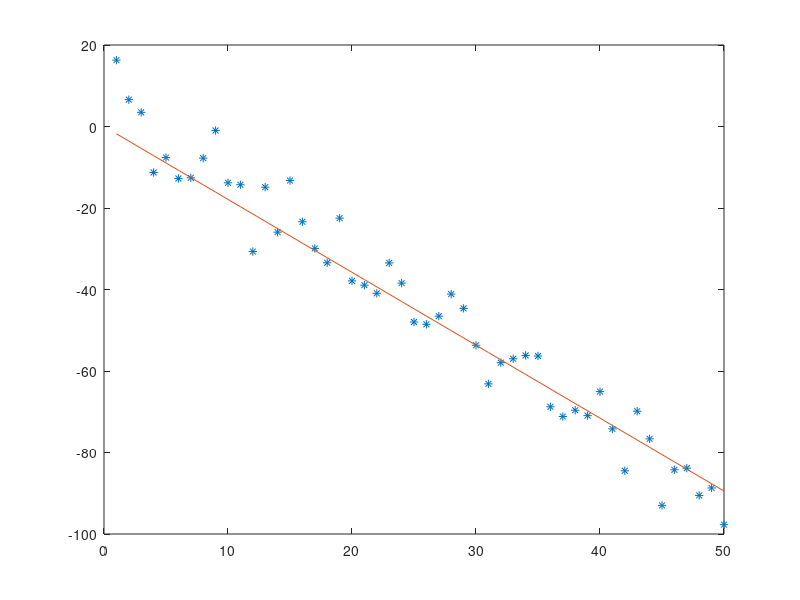
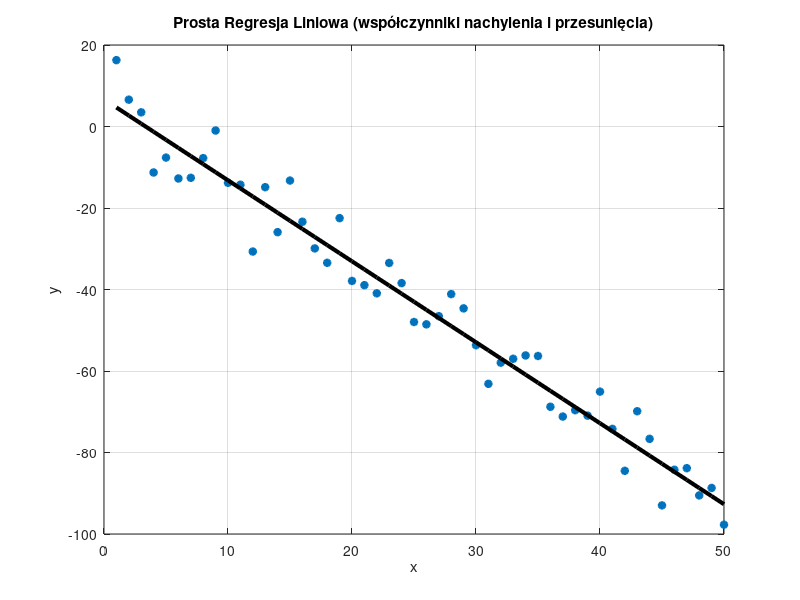
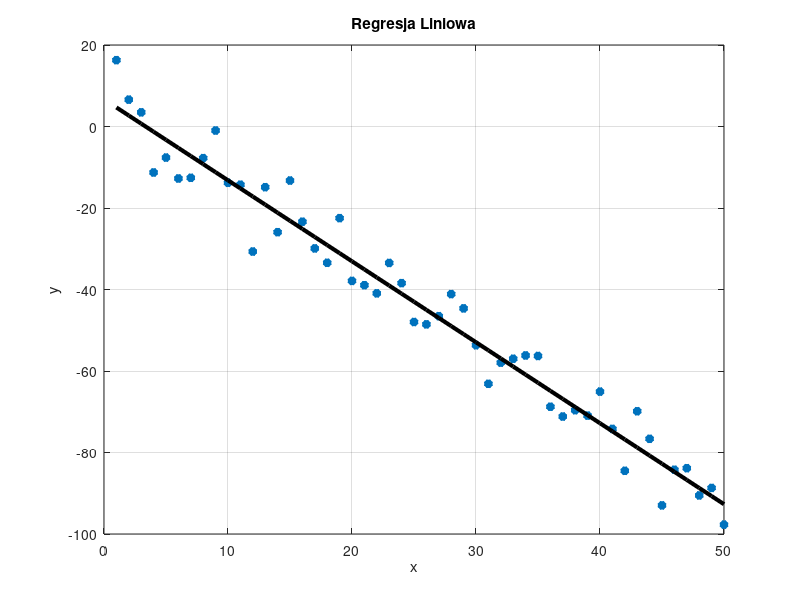

MATLAB code for these plots, in order:
% Czyszczenie zmiennych, zamknięcie okien i wyczyszczenie konsoli
clearvars
close all
clc

% Liczba elementów w wektorze
num_elements = 50;

% Wartości używane do generowania danych
a = -2; 
b = 5; 
c = 7; 

% Tworzenie wektorów x i y
x = 1:1:num_elements; 
y = a * x + b * randn(1, num_elements); 
y = y + c; 

% Obliczenie współczynnika kierunkowego 'B1' dla pierwszego przypadku regresji liniowej
B1 = y / x;

% Obliczenie wartości przybliżonych dla dopasowanej linii trendu w pierwszym przypadku
ye1 = B1 * x;

% Rysowanie wykresu pierwszego przypadku regresji liniowej
plot(x, y, '*') 
hold on
plot(ye1)

% Transponowanie wektorów do postaci kolumnowej
Y = y';
X = x';
X = [ones(size(X)) X];

% Obliczenie współczynników 'B2' dla regresji liniowej
B2 = X \ Y;
% Obliczenie wartości przybliżonych dla dopasowanej linii trendu w drugim przypadku
ye2 = X * B2;

% Rysowanie wykresu drugiego przypadku regresji liniowej
figure(2)
plot(x, y, '*', 'LineWidth', 2); grid; hold
xlabel('x'); ylabel('y');
plot(x, ye2, 'k', 'LineWidth', 3);
title('Prosta Regresja Liniowa (współczynniki nachylenia i przesunięcia)')

% Obliczenie współczynnika korelacji R^2 dla dwóch przypadków regresji liniowej
R21 = 1 - sum((y - ye1).^2) / sum((y - mean(y)).^2);
R22 = 1 - sum((y - ye2).^2) / sum((y - mean(y)).^2);

% Obliczenie wartości średnich dla x i y
xm = sum(x) / length(x);
ym = sum(y) / length(y);

% Obliczenie współczynników 'a1' i 'a0' dla regresji liniowej
a1 = (sum((x - xm) .* (y - ym))) / (sum((x - xm).^2));
a0 = ym - (a1 * xm);

% Utworzenie wektora współczynników 'B3' dla regresji liniowej
B3 = [a0; a1]; 

% Obliczenie wartości przybliżonych dla dopasowanej linii trendu w trzecim przypadku
ye3 = X * B3;

% Rysowanie wykresu trzeciego przypadku regresji liniowej
figure(3)
plot(x, y, '*', 'LineWidth', 3); grid; hold
xlabel('x'); ylabel('y');
plot(x, ye3, 'k', 'LineWidth', 3);
title('Regresja Liniowa')

% Obliczenie współczynnika korelacji R^2 dla trzeciego przypadku regresji liniowej
R23 = 1 - sum((y - ye3').^2) / sum((y - mean(y)).^2);
